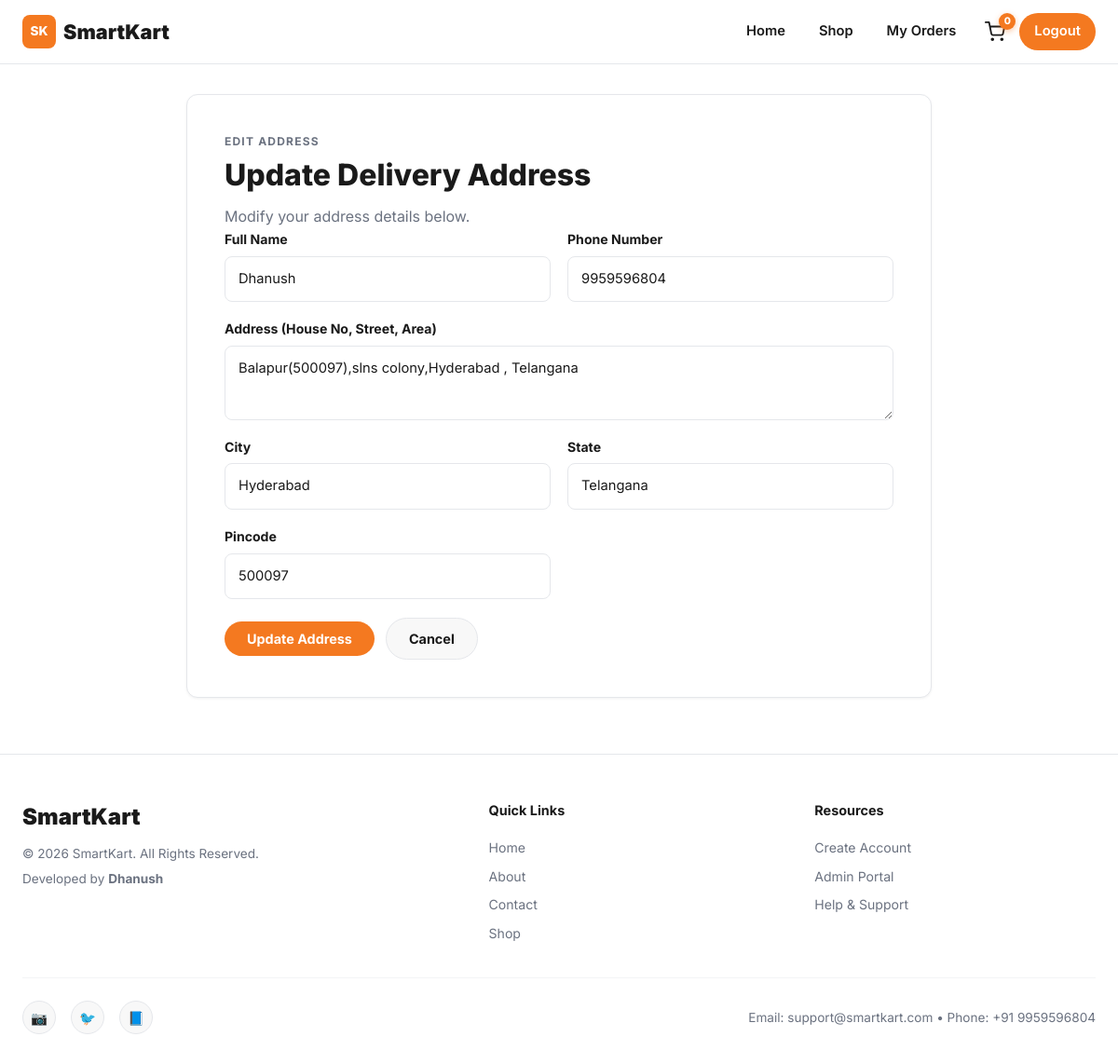
The page /user/edit-address/1 (signed in) on the database its author committed.
### tables this page shows
CREATE TABLE addresses (
            address_id INTEGER PRIMARY KEY AUTOINCREMENT,
            user_id INTEGER NOT NULL,
            full_name VARCHAR(100) NOT NULL,
            phone VARCHAR(15) NOT NULL,
            address_line TEXT NOT NULL,
            city VARCHAR(50) NOT NULL,
            state VARCHAR(50) NOT NULL,
            pincode VARCHAR(10) NOT NULL,
            created_at TIMESTAMP DEFAULT CURRENT_TIMESTAMP,
            FOREIGN KEY (user_id) REFERENCES users(user_id) ON DELETE CASCADE
        );

### app.py (the view, shortened to what this page needs)
@app.route('/user/edit-address/<int:address_id>', methods=['GET', 'POST'])
def edit_address(address_id):
    if 'user_id' not in session:
        flash("Please login!", "danger")
        return redirect('/user-login')
    conn = get_db_connection()
    cursor = conn.cursor(dictionary=True)
    if request.method == 'GET':
        cursor.execute(
            "SELECT * FROM addresses WHERE address_id=%s AND user_id=%s",
            (address_id, session['user_id'])
        )
        address = cursor.fetchone()
        cursor.close()
        conn.close()
        if not address:
            flash("Address not found!", "danger")
            return redirect('/user/select-address')
        return render_template("user/edit_address.html", address=address)

### app.py (called while the page is built)
def get_db_connection():
    db_path = getattr(config, "DB_PATH", "smartkart.db")
    return SQLiteConnection(db_path)

    def execute(self, query, params=None):
        query = self._translate_query(query)
        params = self._translate_params(params)
        if params is None:
            return self.cursor.execute(query)
        return self.cursor.execute(query, params)

    def fetchone(self):
        row = self.cursor.fetchone()
        return dict(row) if row is not None else None

    def close(self):
        self.cursor.close()

    @staticmethod
    def _translate_query(query):
        query = query.replace("%s", "?")
        query = re.sub(
            r"\bINT\s+AUTO_INCREMENT\s+PRIMARY\s+KEY\b",
            "INTEGER PRIMARY KEY AUTOINCREMENT",
            query,
            flags=re.IGNORECASE
        )
        query = re.sub(
            r"DATE_SUB\(CURDATE\(\),\s*INTERVAL\s+(\d+)\s+DAY\)",
            r"DATE('now', '-\1 day')",
            query,
            flags=re.IGNORECASE
        )
        return query

    @staticmethod
    def _translate_params(params):
        if params is None:
            return None
        if isinstance(params, bytes):
            return params.decode("utf-8")
        if isinstance(params, tuple):
            return tuple(SQLiteCursor._translate_params(param) for param in params)
        if isinstance(params, list):
            return [SQLiteCursor._translate_params(param) for param in params]
        if isinstance(params, dict):
            return {key: SQLiteCursor._translate_params(value) for key, value in params.items()}
        return params

    def cursor(self, dictionary=False):
        return SQLiteCursor(self.conn.cursor())

    def close(self):
        self.conn.close()

### templates/user/edit_address.html (shortened to what this page needs)
{% extends "admin/base.html" %}
{% block content %}
<section class="form-card wide">
    <p class="eyebrow">Edit Address</p>
    <h2>Update Delivery Address</h2>
    <p>Modify your address details below.</p>
    <form method="POST" action="/user/edit-address/{{ address.address_id }}">
        <div class="form-grid">
            <div class="field">
                <label for="full_name">Full Name</label>
                <input id="full_name" type="text" name="full_name" value="{{ address.full_name }}" required>
            </div>
            <div class="field">
                <label for="phone">Phone Number</label>
                <input id="phone" type="tel" name="phone" value="{{ address.phone }}" required>
            </div>
            <div class="field full">
                <label for="address_line">Address (House No, Street, Area)</label>
                <textarea id="address_line" name="address_line" style="min-height:80px;" required>{{ address.address_line }}</textarea>
            </div>
            <div class="field">
                <label for="city">City</label>
                <input id="city" type="text" name="city" value="{{ address.city }}" required>
            </div>
            <div class="field">
                <label for="state">State</label>
                <input id="state" type="text" name="state" value="{{ address.state }}" required>
            </div>
            <div class="field">
                <label for="pincode">Pincode</label>
                <input id="pincode" type="text" name="pincode" value="{{ address.pincode }}" required>
            </div>
        </div>
        <div class="form-actions">
            <button type="submit">Update Address</button>
            <a class="btn btn-secondary" href="/user/select-address">Cancel</a>
        </div>
    </form>
</section>
{% endblock %}

### static/css/style.css (style rules this page uses)
:root { --bg: #ffffff; --surface: #ffffff; --surface-alt: #f8f8f8; --text: #1a1a1a; --muted: #6b7280; --primary: #f47920; --primary-dark: #d9611a; --accent: #f47920; --success: #16a34a; --danger: #dc2626; --border: #e5e7eb; --border-light: #f3f4f6; --shadow-sm: 0 1px 3px rgba(0,0,0,0.06); --shadow: 0 4px 16px rgba(0,0,0,0.08); --shadow-lg: 0 10px 30px rgba(0,0,0,0.1); --radius: 12px; --radius-sm: 8px; --radius-full: 50px; }
* { box-sizing: border-box; margin: 0; padding: 0; }
html { scroll-behavior: smooth; }
body { font-family: "Inter", -apple-system, BlinkMacSystemFont, sans-serif; color: var(--text); background: var(--bg); line-height: 1.6; }
a { color: inherit; text-decoration: none; }
.nav-cta, .btn, button[type="submit"] { display: inline-flex; align-items: center; justify-content: center; border: none; border-radius: var(--radius-full); background: var(--primary); color: #fff !important; font-family: inherit; font-weight: 700; font-size: 0.9rem; padding: 10px 24px; cursor: pointer; transition: all 0.25s ease; text-decoration: none; }
.btn-secondary { background: var(--surface-alt) !important; color: var(--text) !important; border: 1px solid var(--border); }
.eyebrow { font-size: 0.75rem; font-weight: 700; text-transform: uppercase; letter-spacing: 0.1em; color: var(--muted); margin-bottom: 8px; }
h1, h2, h3 { margin: 0 0 12px; line-height: 1.15; color: var(--text); }
h2 { font-size: clamp(1.5rem, 3vw, 2rem); font-weight: 800; }
p { color: var(--muted); line-height: 1.7; }
.hero-actions, .actions, .form-actions { display: flex; flex-wrap: wrap; align-items: center; gap: 12px; margin-top: 20px; }
.form-card { max-width: 520px; margin: 0 auto; padding: 40px; border-radius: var(--radius); background: var(--surface); border: 1px solid var(--border); box-shadow: var(--shadow-sm); }
.form-card.wide { max-width: 800px; }
.form-grid { display: grid; grid-template-columns: repeat(2, 1fr); gap: 18px; }
.field { display: grid; gap: 6px; }
.field.full { grid-column: 1 / -1; }
label { font-size: 0.88rem; font-weight: 700; color: var(--text); }
input, textarea, select { width: 100%; border: 1.5px solid var(--border); border-radius: var(--radius-sm); background: var(--surface); color: var(--text); font: inherit; padding: 12px 14px; font-size: 0.92rem; outline: none; transition: border 0.2s ease, box-shadow 0.2s ease; }
textarea { min-height: 120px; resize: vertical; }
input::placeholder, textarea::placeholder { color: #9ca3af; }

### rows shown on the page
addresses: full_name "Dhanush", phone "9959596804", address_line "Balapur(500097),slns colony,Hyderabad , Telangana", city "Hyderabad", state "Telangana", pincode "500097"

### other values the page prints
{{ cart_count }} "0"
